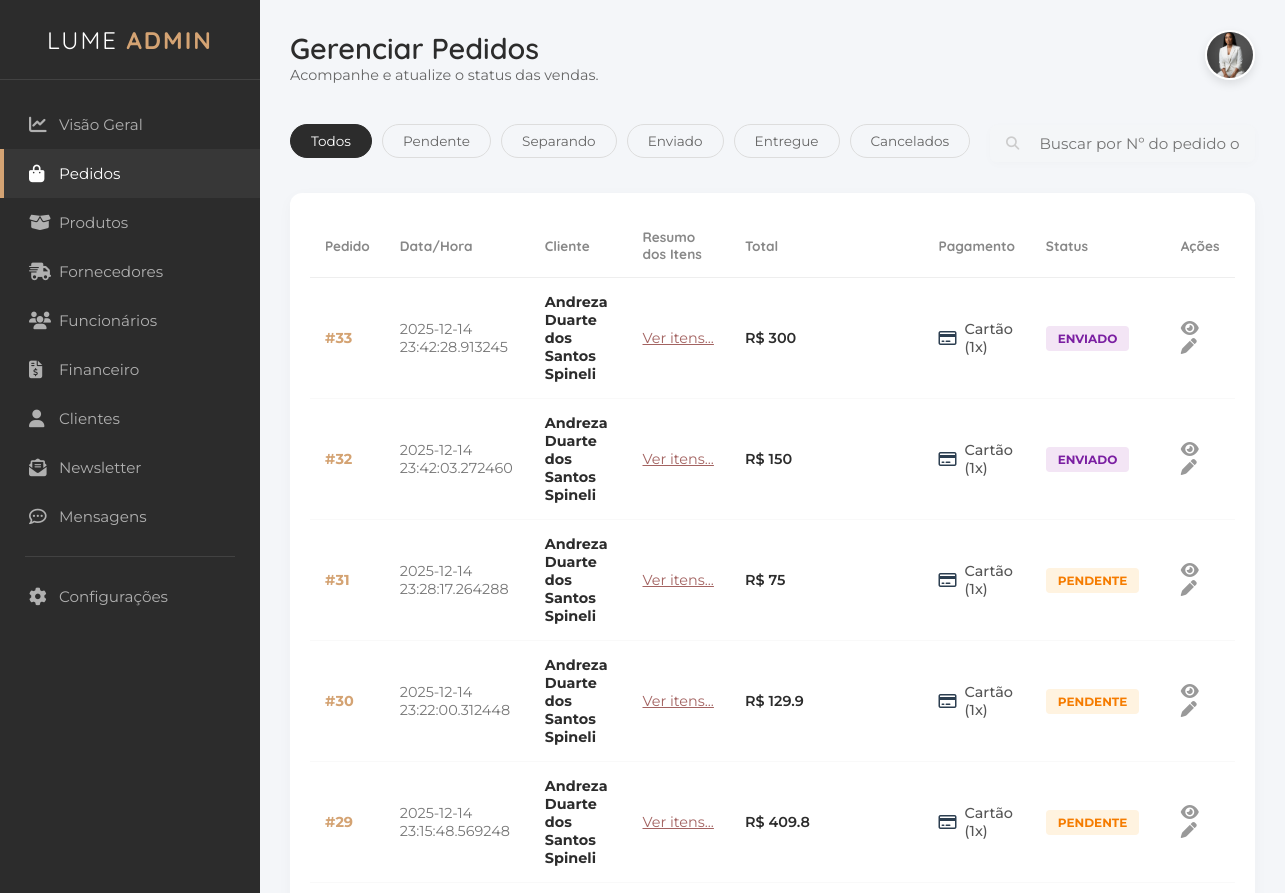
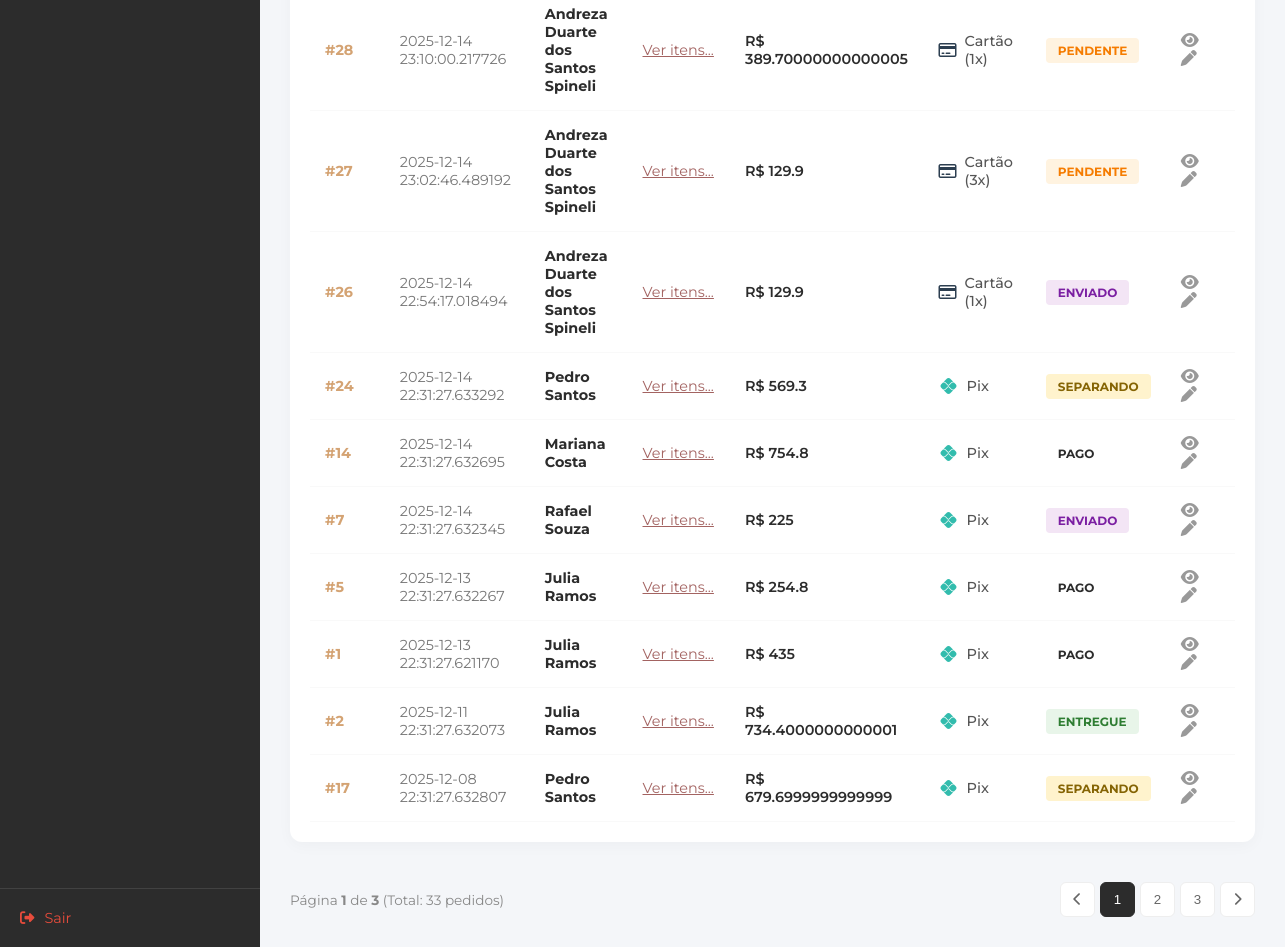
The app's page /pedidos with its own data (2 pictures, top to bottom).
### tables this page shows
CREATE TABLE "tb_pedidos" (
    "id_pedido" INTEGER PRIMARY KEY AUTOINCREMENT,
    "id_cliente" INTEGER NOT NULL,
    "data_pedido" DATETIME NOT NULL,
    "status" VARCHAR(20) NOT NULL,
    "valor_total" DECIMAL(10,2) NOT NULL,
    "data_entrega" DATETIME,
    "forma_pagamento" VARCHAR(20) NOT NULL,
    "parcelas" INTEGER DEFAULT 1
    );

CREATE TABLE "tb_clientes" (
    "id_cliente" INTEGER PRIMARY KEY AUTOINCREMENT,
    "nome" VARCHAR(100) NOT NULL,
    "data_nasc" DATE,
    "cpf" VARCHAR(11),
    "genero" VARCHAR(20),
    "tel_cel" VARCHAR(20),
    "email" VARCHAR(100) NOT NULL,
    "cep" VARCHAR(9),
    "endereco" VARCHAR(100),
    "n" VARCHAR(10),
    "complemento" VARCHAR(50),
    "referencia" VARCHAR(100),
    "bairro" VARCHAR(50),
    "cidade" VARCHAR(50),
    "estado" VARCHAR(2),
    "senha" VARCHAR(100) NOT NULL,
    "confirmar_senha" VARCHAR(100) NOT NULL,
    "foto_perfil" TEXT,
    "data_cad" DATETIME DEFAULT CURRENT_TIMESTAMP
    );

### appinterno.py (the view)
@app.route("/pedido.html")
@app.route("/pedidos")
def pedidos():
    POR_PAGINA = 15
    pagina_atual = request.args.get('page', 1, type=int)
    busca = request.args.get("q")
    filtro_status = request.args.get("status")
    con = get_db()
    cur = con.cursor()
    sql_base = "FROM tb_pedidos p JOIN tb_clientes c ON p.id_cliente = c.id_cliente"
    condicoes = []
    parametros = []
    if busca:
        condicoes.append("(p.id_pedido LIKE ? OR c.nome LIKE ?)")
        parametros.append(f"%{busca}%"); parametros.append(f"%{busca}%")
    if filtro_status and filtro_status != 'Todos':
        condicoes.append("p.status = ?")
        parametros.append(filtro_status)
    clausula_where = ""
    if condicoes:
        clausula_where = " WHERE " + " AND ".join(condicoes)
    cur.execute(f"SELECT COUNT(*) {sql_base} {clausula_where}", parametros)
    total_registros = cur.fetchone()[0]
    total_paginas = math.ceil(total_registros / POR_PAGINA)
    offset = (pagina_atual - 1) * POR_PAGINA
    sql_final = f"""
        SELECT p.id_pedido, c.nome, p.data_pedido, p.valor_total, p.status, p.forma_pagamento, p.parcelas
        {sql_base} {clausula_where} ORDER BY p.data_pedido DESC LIMIT ? OFFSET ?
    """
    parametros_finais = parametros + [POR_PAGINA, offset]
    try:
        cur.execute(sql_final, parametros_finais)
        lista_pedidos = cur.fetchall()
    except: lista_pedidos = []
    con.close()
    return render_template("interno/pedido.html", pedidos=lista_pedidos, status_atual=filtro_status, pagina_atual=pagina_atual, total_paginas=total_paginas, total_registros=total_registros, termo_busca=busca)

### appinterno.py (called while the page is built)
def get_db():
    conn = sqlite3.connect("db_lume.db")
    conn.row_factory = sqlite3.Row
    return conn

### templates/interno/pedido.html (shortened to what this page needs)
<!DOCTYPE html>
<html lang="pt-br">
<head>
    <link rel="stylesheet" href="https://cdnjs.cloudflare.com/ajax/libs/font-awesome/6.4.0/css/all.min.css">
    <link rel="stylesheet" href="/static/styleinterno.css">
</head>
<body>
    <div class="admin-container">
        <aside class="sidebar">
            <div class="sidebar-header">
                <h2 class="brand-text">LUME <span>ADMIN</span></h2>
            </div>
            <nav class="sidebar-nav">
                <ul>
                    <li><a href="dashboard.html"><i class="fa-solid fa-chart-line"></i> Visão Geral</a></li>
                    <li class="active"><a href="pedido.html"><i class="fa-solid fa-bag-shopping"></i> Pedidos</a></li>
                    <li><a href="produto.html"><i class="fa-solid fa-box-open"></i> Produtos</a></li>
                    <li><a href="fornecedores.html"><i class="fa-solid fa-truck-fast"></i> Fornecedores</a></li>
                    <li><a href="funcionarios.html"><i class="fa-solid fa-users"></i> Funcionários</a></li>
                    <li><a href="financeiro.html"><i class="fa-solid fa-file-invoice-dollar"></i> Financeiro</a></li>
                    <li><a href="cliente.html"><i class="fas fa-user"></i>Clientes</a></li>
                    <li><a href="newsletter.html"><i class="fa-solid fa-envelope-open-text"></i> Newsletter</a></li>
                    <li><a href="mensagens.html"><i class="fa-regular fa-comment-dots"></i> Mensagens</a></li>
                    <li class="separator"></li>
                    <li><a href="configuracoes.html"><i class="fa-solid fa-gear"></i> Configurações</a></li>
                </ul>
            </nav>
            <div class="sidebar-footer">
                <a href="login.html" class="logout-btn"><i class="fa-solid fa-right-from-bracket"></i> Sair</a>
            </div>
        </aside>
        <main class="main-content">
            <header class="top-bar">
                <div class="welcome-text">
                    <h1>Gerenciar Pedidos</h1>
                    <p>Acompanhe e atualize o status das vendas.</p>
                </div>
                <div class="user-profile">
    <div class="profile-dropdown-trigger" onclick="toggleProfileMenu()">
        <img src="/static/imagens/fundadora1.jpeg" alt="Admin" class="avatar">
    </div>
</div>
            </header>
           <section class="orders-toolbar">
    <div class="status-filters">
    <a href="/pedidos"
       class="filter-pill {{ 'active' if not status_atual or status_atual == 'Todos' }}">
       Todos
    </a>
    <a href="/pedidos?status=Pendente"
       class="filter-pill {{ 'active' if status_atual == 'Pendente' }}">
       Pendente
    </a>
    <a href="/pedidos?status=Separando"
       class="filter-pill {{ 'active' if status_atual == 'Separando' }}">
       Separando
    </a>
    <a href="/pedidos?status=Enviado"
       class="filter-pill {{ 'active' if status_atual == 'Enviado' }}">
       Enviado
    </a>
    <a href="/pedidos?status=Entregue"
       class="filter-pill {{ 'active' if status_atual == 'Entregue' }}">
       Entregue
    </a>
    <a href="/pedidos?status=Cancelado"
       class="filter-pill {{ 'active' if status_atual == 'Cancelado' }}">
       Cancelados
    </a>
</div>
    <form class="search-box" action="/pedidos" method="GET">
        <button type="submit" style="border: none; background: transparent; cursor: pointer; color: #555;">
            <i class="fa-solid fa-magnifying-glass"></i>
        </button>
        <input type="text" name="q" placeholder="Buscar por Nº do pedido ou Cliente..."
               value="{{ request.args.get('q', '') }}">
    </form>
</section>
            <section class="orders-table-container">
                <table class="orders-table">
                    <thead>
                        <tr>
                            <th>Pedido</th>
                            <th>Data/Hora</th>
                            <th>Cliente</th>
                            <th>Resumo dos Itens</th>
                            <th>Total</th>
                            <th>Pagamento</th> <th>Status</th>
                            <th>Ações</th>
                        </tr>
                    </thead>
                    <tbody>
    {% for p in pedidos %}
    <tr>
        <td class="order-id">#{{ p['id_pedido'] }}</td>
        <td class="order-date">
            {{ p['data_pedido'] }}
        </td>
        <td>
            <div class="customer-info">
                <strong>{{ p['nome'] }}</strong>
            </div>
        </td>
        <td class="order-summary">
            <a href="#" onclick="abrirDetalhes({{ p['id_pedido'] }})" style="color: #A36361; text-decoration: underline;">
                Ver itens...
            </a>
        </td>
        <td class="order-total">R$ {{ p['valor_total'] }}</td>
        <td>
            <div class="pay-method">
                {% if p['forma_pagamento'] == 'credit' %}
                    <i class="fa-regular fa-credit-card" style="color: #2c3e50;"></i>
                    <span>Cartão ({{ p['parcelas'] }}x)</span>
                {% else %}
                    <i class="fa-brands fa-pix" style="color: #32bcad;"></i>
                    <span>Pix</span>
                {% endif %}
            </div>
        </td>
        <td>
            {% if p['status'] == 'Pendente' %}
                <span class="badge-status status-pending">Pendente</span>
            {% elif p['status'] == 'Separando' %}
                <span class="badge-status" style="background: #FFF3CD; color: #856404;">Separando</span>
            {% elif p['status'] == 'Enviado' %}
                <span class="badge-status status-shipped">Enviado</span>
            {% elif p['status'] == 'Entregue' %}
                <span class="badge-status status-delivered">Entregue</span>
            {% elif p['status'] == 'Cancelado' %}
                <span class="badge-status status-canceled">Cancelado</span>
            {% else %}
                <span class="badge-status">{{ p['status'] }}</span>
            {% endif %}
        </td>
        <td>
            <button class="btn-icon-action" title="Ver Detalhes" onclick="abrirDetalhes({{ p['id_pedido'] }})">
                <i class="fa-solid fa-eye"></i>
            </button>
            <button class="btn-icon-action" title="Editar Status" onclick="abrirStatus({{ p['id_pedido'] }}, '{{ p['status'] }}')">
                <i class="fa-solid fa-pen"></i>
            </button>
        </td>
    </tr>
    {% else %}
    <tr>
        <td colspan="8" style="text-align: center; padding: 20px; color: #999;">
            Nenhum pedido encontrado.
        </td>
    </tr>
    {% endfor %}
</tbody>
                </table>
            </section>
          <div class="pagination">
    <span class="page-info">
        Página <strong>{{ pagina_atual }}</strong> de <strong>{{ total_paginas }}</strong>
        (Total: {{ total_registros }} pedidos)
    </span>
    <div class="page-buttons">
        {% set status_link = status_atual if status_atual else '' %}
        {% set busca_link = termo_busca if termo_busca else '' %}
        {% if pagina_atual > 1 %}
            <a href="/pedidos?page={{ pagina_atual - 1 }}&q={{ busca_link }}&status={{ status_link }}">
                <button><i class="fa-solid fa-chevron-left"></i></button>
            </a>
        {% else %}
            <button disabled><i class="fa-solid fa-chevron-left"></i></button>
        {% endif %}
        {% for p in range(1, total_paginas + 1) %}
            {% if p == 1 or p == total_paginas or (p >= pagina_atual - 2 and p <= pagina_atual + 2) %}
                <a href="/pedidos?page={{ p }}&q={{ busca_link }}&status={{ status_link }}">
                    <button class="{{ 'active' if p == pagina_atual else '' }}">{{ p }}</button>
                </a>
            {% elif p == pagina_atual - 3 or p == pagina_atual + 3 %}
                <span style="padding: 0 5px; color: #888;">...</span>
            {% endif %}
        {% endfor %}
        {% if pagina_atual < total_paginas %}
            <a href="/pedidos?page={{ pagina_atual + 1 }}&q={{ busca_link }}&status={{ status_link }}">
                <button><i class="fa-solid fa-chevron-right"></i></button>
            </a>
        {% else %}
            <button disabled><i class="fa-solid fa-chevron-right"></i></button>
        {% endif %}
    </div>
</div>
        </main>
    </div>
</body>
</html>

### records on screen
tb_pedidos: id_pedido "33", data_pedido "2025-12-14 23:42:28.913245", nome "Andreza Duarte dos Santos Spineli", valor_total "300", parcelas "1", status "ENVIADO"
tb_pedidos: id_pedido "32", data_pedido "2025-12-14 23:42:03.272460", nome "Andreza Duarte dos Santos Spineli", valor_total "150", parcelas "1", status "ENVIADO"
tb_pedidos: id_pedido "31", data_pedido "2025-12-14 23:28:17.264288", nome "Andreza Duarte dos Santos Spineli", valor_total "75", parcelas "1", status "PENDENTE"
tb_pedidos: id_pedido "30", data_pedido "2025-12-14 23:22:00.312448", nome "Andreza Duarte dos Santos Spineli", valor_total "129.9", parcelas "1", status "PENDENTE"
tb_pedidos: id_pedido "29", data_pedido "2025-12-14 23:15:48.569248", nome "Andreza Duarte dos Santos Spineli", valor_total "409.8", parcelas "1", status "PENDENTE"
tb_pedidos: id_pedido "28", data_pedido "2025-12-14 23:10:00.217726", nome "Andreza Duarte dos Santos Spineli", valor_total "389.70000000000005", parcelas "1", status "PENDENTE"
tb_pedidos: id_pedido "27", data_pedido "2025-12-14 23:02:46.489192", nome "Andreza Duarte dos Santos Spineli", valor_total "129.9", parcelas "3", status "PENDENTE"
tb_pedidos: id_pedido "26", data_pedido "2025-12-14 22:54:17.018494", nome "Andreza Duarte dos Santos Spineli", valor_total "129.9", parcelas "1", status "ENVIADO"
tb_pedidos: id_pedido "24", data_pedido "2025-12-14 22:31:27.633292", nome "Pedro Santos", valor_total "569.3", forma_pagamento "Pix", status "SEPARANDO"
tb_pedidos: id_pedido "14", data_pedido "2025-12-14 22:31:27.632695", nome "Mariana Costa", valor_total "754.8", forma_pagamento "Pix", status "PAGO"
tb_pedidos: id_pedido "7", data_pedido "2025-12-14 22:31:27.632345", nome "Rafael Souza", valor_total "225", forma_pagamento "Pix", status "ENVIADO"
tb_pedidos: id_pedido "5", data_pedido "2025-12-13 22:31:27.632267", nome "Julia Ramos", valor_total "254.8", forma_pagamento "Pix", status "PAGO"
tb_pedidos: id_pedido "1", data_pedido "2025-12-13 22:31:27.621170", nome "Julia Ramos", valor_total "435", forma_pagamento "Pix", status "PAGO"
tb_pedidos: id_pedido "2", data_pedido "2025-12-11 22:31:27.632073", nome "Julia Ramos", valor_total "734.4000000000001", forma_pagamento "Pix", status "ENTREGUE"
tb_pedidos: id_pedido "17", data_pedido "2025-12-08 22:31:27.632807", nome "Pedro Santos", valor_total "679.6999999999999", forma_pagamento "Pix", status "SEPARANDO"

### other values on screen
{{ pagina_atual }} "1"
{{ total_paginas }} "3"
{{ total_registros }} "33"
{{ p }} "1" "2" "3"
